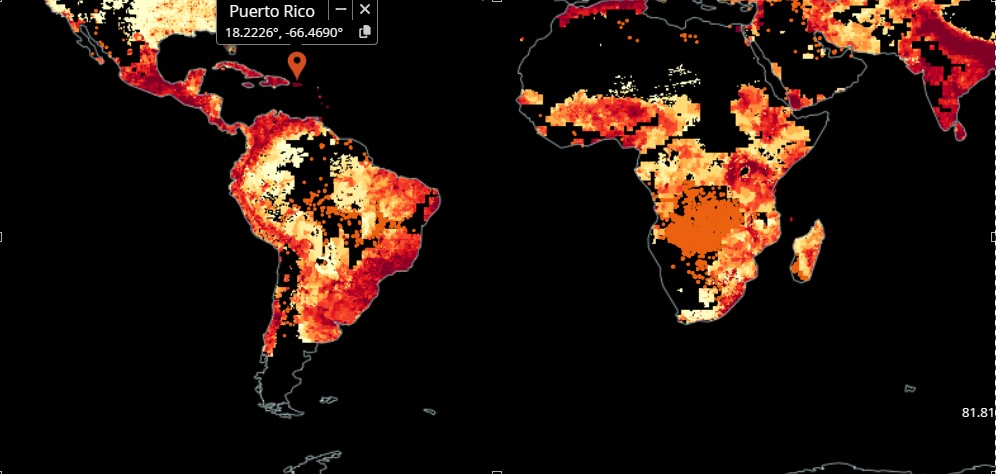
%> input picture NASA_South_Flood.jpg, 996 x 474 px
$ octave --eval "edgeDetectionTest;"   (GNU Octave 9; MATLAB toolbox functions it lacks are replaced by stand-ins)
%> lines starting %> are read from the running program, lines starting %| are printed output that depends on the picture
### edgeDetection.m
function [g, T] = edgeDetection(f, method, T, dir, sigma)

switch method
    case 'prewitt'
        [g, T] = edge(f, 'prewitt', T, dir);

    case 'roberts'
        [g, T] = edge(f, 'roberts', T, dir);

    case 'log'
        [g, T] = edge(f, 'log', T, dir);

    case 'zero'
        [g, T] = edge(f, 'zerocross', T, sigma);

    case 'canny'
        [g, T] = edge(f, 'canny', T, sigma);

    otherwise
        error('Invalid edge detection method.');
end

end

### edgeDetectionTest.m
function edgeDetectionTest
% Load the image (replace 'your_image_file.png' with the actual image file)
rgbImage = imread('NASA_South_Flood.jpg');
%> rgbImage is the input picture: size 474x996x3 uint8; mean R, G, B 35.6, 19.6, 13.4

% Convert the image to grayscale
grayImage = rgb2gray(rgbImage);
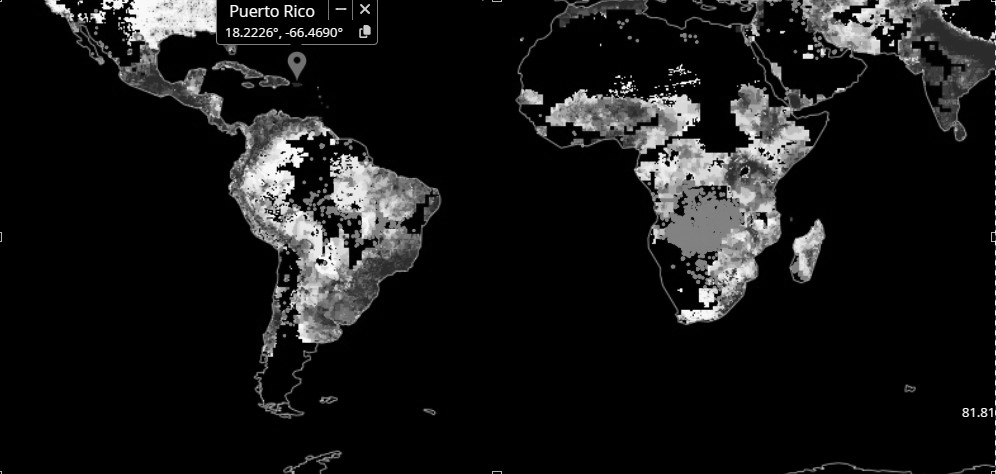
%> grayImage: size 474x996 uint8; min 0, max 255, mean 23.7

% Set edge detection parameters
method = 'canny';
T = 0.1977;       % Adjust the threshold as needed
sigma = 0.25;   % Adjust the sigma value as needed

% Call the edgeDetection function
[g, T] = edgeDetection(grayImage, method, T, [], sigma);
%> in edgeDetection, `[g, T] = edge(f, 'canny', T, sigma);`:
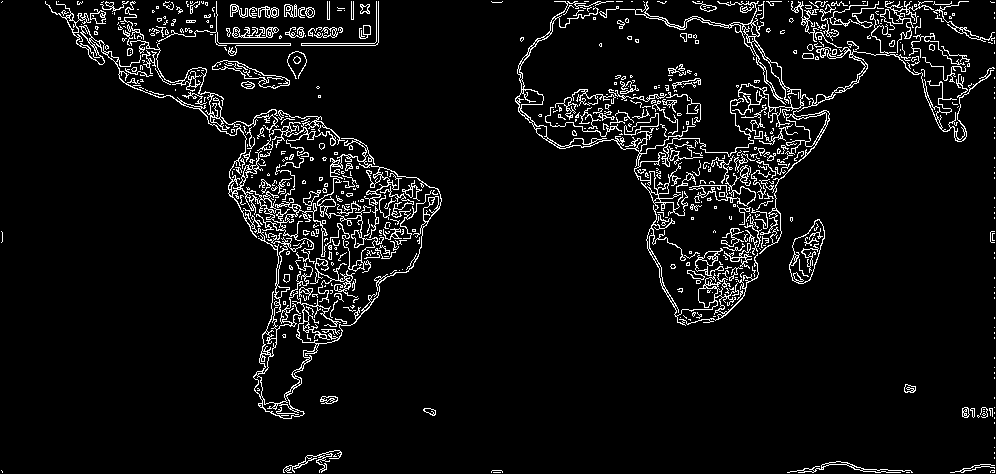
%> g: size 474x996 logical; 5.9% white in thin lines or dots
%> in edgeDetection, `[g, T] = edge(f, 'canny', T, sigma);`: T = [0.0791 0.198]
%> T = [0.0791 0.198]

% Convert the edge-detected image to grayscale
g_gray = mat2gray(g);  % Normalize the edge-detected image
%> g_gray: size 474x996 double; values 0 (black) and 1 (white), 5.9% white in thin lines or dots
%> `edgeDetectionTest;`:
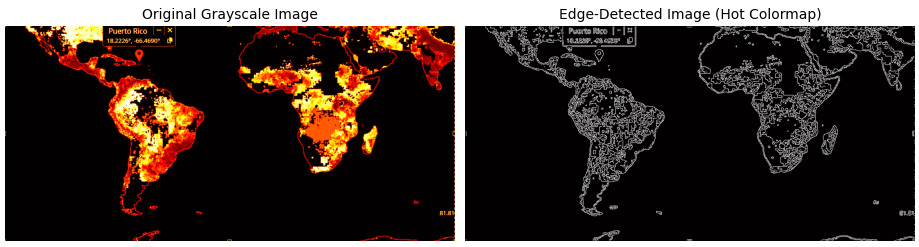
%> figure redrawn from the program's plot data, 2 panels

% Display the original and edge-detected images
figure;
subplot(1, 2, 1);
imshow(grayImage);
colormap hot;
title('Original Grayscale Image');

subplot(1, 2, 2);
imshow(g_gray);
colormap hot;
title('Edge-Detected Image (Hot Colormap)');

% Optionally, you can further process or analyze the 'g' result as needed.
end
